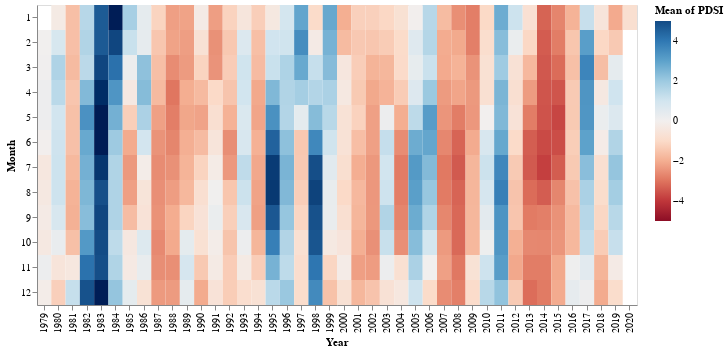

The cell this chart's notebook holds for it:
### Markdown cell above
Chart PDSI data as a calendar heatmap. Set observation year as the x-axis variable, month as y-axis, and PDSI value as color.

Note that Altair features a convenient [method for aggregating values within groups](https://altair-viz.github.io/user_guide/transform/aggregate.html) while encoding the chart (i.e., no need to create a new DataFrame). The mean aggregate transform is applied here because each month has three PDSI observations (year and month are the grouping factors).

Also note that a tooltip has been added to the chart; hovering over cells reveals the values of the selected variables.

### Code cell
# Chart PDSI time series as a calendar heatmap.
alt.Chart(pdsi_df).mark_rect().encode(
  x = 'Year:O',
  y = 'Month:O',
  color = alt.Color('mean(PDSI):Q', scale=alt.Scale(scheme="redblue", domain=(-5, 5))),
  tooltip = [
    alt.Tooltip('Year:O', title='Year'),
    alt.Tooltip('Month:O', title='Month'),
    alt.Tooltip('mean(PDSI):Q', title='PDSI')
  ]).properties(width=600, height=300)

### Figure 1 — Vega-Lite specification as saved in the notebook (floating-point values rounded to 4 significant figures; data arrays with more than 128 entries replaced by an {"elided": "..."} marker saying what was removed)
{"config": {"view": {"continuousWidth": 400, "continuousHeight": 300}}, "data": {"name": "data-af085061e692b2d28715c6b103076008"}, "mark": "rect", "encoding": {"color": {"type": "quantitative", "aggregate": "mean", "field": "PDSI", "scale": {"domain": [-5, 5], "scheme": "redblue"}}, "tooltip": [{"type": "ordinal", "field": "Year", "title": "Year"}, {"type": "ordinal", "field": "Month", "title": "Month"}, {"type": "quantitative", "aggregate": "mean", "field": "PDSI", "title": "PDSI"}], "x": {"type": "ordinal", "field": "Year"}, "y": {"type": "ordinal", "field": "Month"}}, "height": 300, "width": 600, "$schema": "https://vega.github.io/schema/vega-lite/v4.0.0.json", "datasets": {"data-af085061e692b2d28715c6b103076008": {"elided": "1475 records"}}}
